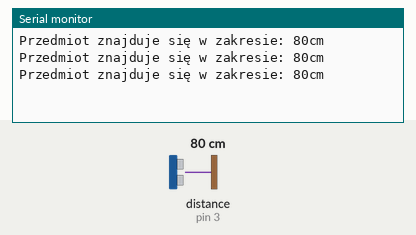
Simulated run of this sketch. Board: Arduino Uno, built with avr-gcc and run on an emulated ATmega328P. Parts: the last lines printed to the serial monitor. The test bench sets the inputs (shaded band); at power-on: distance to the obstacle (sensor on pin 3) 80 cm. The echo pulse lasts 58.3 µs per cm.

Above: at 1.3 s.
1.4 s: distance to the obstacle (sensor on pin 3) set to 6 cm
At 1.9 s:
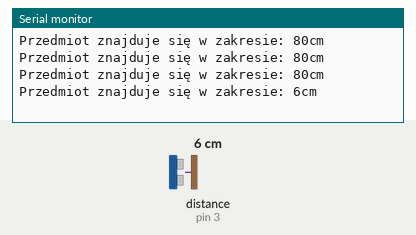
2.9 s: distance to the obstacle (sensor on pin 3) set to 3 cm
At 3.3 s:
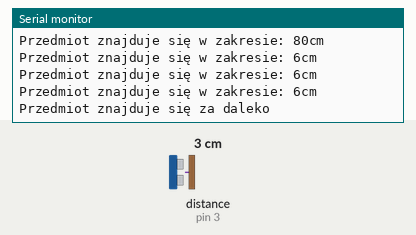

The sketch:

arduino8zad.ino
```cpp
#define nadajnik 2
#define odbiornik 3
int odleglosc;
long czas_bodzca = 0;

void setup()
{
 Serial.begin (9600);
 pinMode(nadajnik, OUTPUT);
 pinMode(odbiornik, INPUT);
}

void loop()
{
 digitalWrite(nadajnik, HIGH);
 delayMicroseconds(10);
 digitalWrite(nadajnik, LOW);

 czas_bodzca = pulseIn(odbiornik, HIGH);
 odleglosc = czas_bodzca/58;

//Zakres pomiaru odległości
  if ( odleglosc < 5 || odleglosc> 200 )
   Serial.println("Przedmiot znajduje się za daleko");
  else
  {
   Serial.print("Przedmiot znajduje się w zakresie: ");
   Serial.print(odleglosc);
   Serial.println("cm");
  }
 delay(500);
}
```

Measured:
- the behaviour switches between 5 and 4 cm on distance to the obstacle (sensor on pin 3) (found by bisection; images 1 and 2)
- after the input at 1.4 s, the serial monitor: prints a new line after 0.12 s (image 1)
- after the input at 2.9 s, the serial monitor: prints a new line after 0.12 s (image 2)
